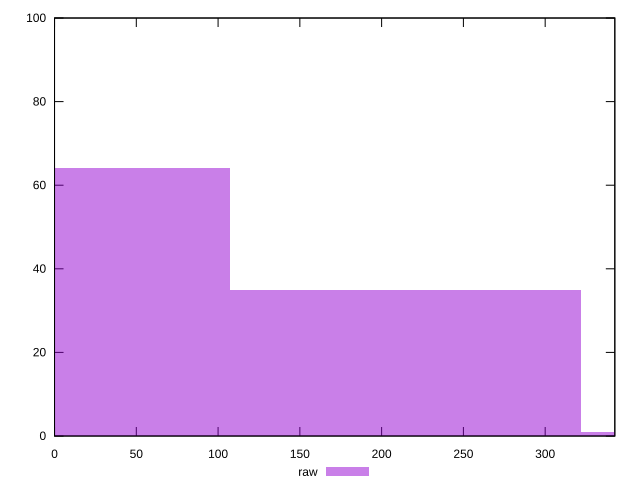

The script that saved this image:
reset

$raw <<EOF
428.86984949131767 1
214.43492474565883 35
0 64
EOF

set key outside below
set boxwidth 214.43492474565883
set xrange [0:342.58799982070923]
set yrange [0:100]
set trange [0:100]
set style fill transparent solid 0.5 noborder
set terminal svg size 640, 490 enhanced background rgb 'white'
set output "report_00019_2021-02-10T18-14-37.922Z//uses-rel-preconnect/samples/pages+cached+noadtech+nomedia/raw/histogram.svg"

plot $raw title "raw" with boxes

reset
